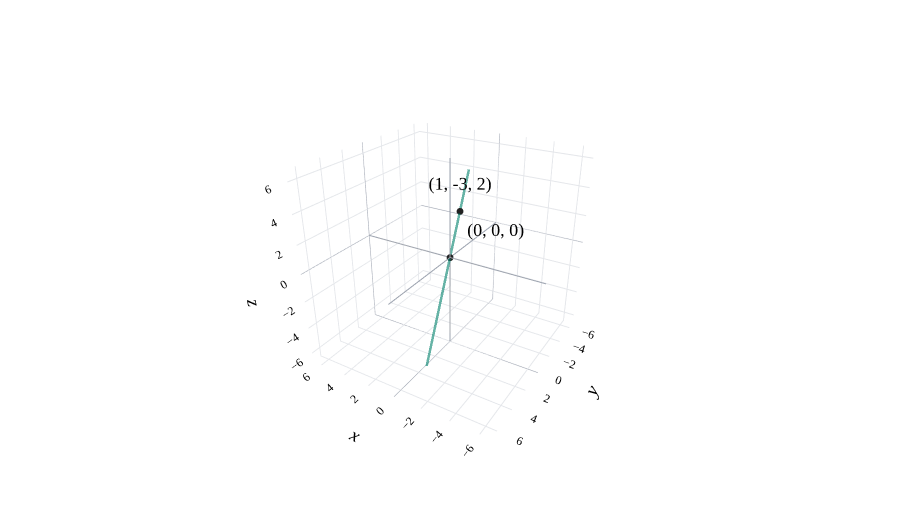

Here is the notebook cell this chart was saved with:
### Markdown cell above
### Example: Line through Origin ✅

Consider the set of all vectors in $\mathbb{R}^3$ that lie on the line spanned by $\begin{bmatrix} 1 \\ -3 \\ 2 \end{bmatrix}$. Is this a set a subspace of $\mathbb{R}^3$? This is the set

$$\{ \begin{bmatrix} 1 \\ -3 \\ 2 \end{bmatrix} \mid t \in \mathbb{R} \}$$

Visually, this line looks like

### Code cell
from pathlib import Path
import sys
_notes_root = next(p for p in [Path.cwd(), *Path.cwd().parents] if (p / 'myst.yml').exists())
if str(_notes_root) not in sys.path:
    sys.path.insert(0, str(_notes_root))
from plane_style import style_vector_figure, vector_label

from utils import plot_vectors
import numpy as np
import plotly.graph_objects as go

v = (1, -3, 2)

# Create the line spanned by v (all scalar multiples)
t = np.linspace(-2, 2, 100)
line_x = t * v[0]
line_y = t * v[1]
line_z = t * v[2]

fig = plot_vectors([((0, 0, 0), "#3d81f6", r"")], show_axis_labels=True, vdeltax=0.1)

# Add the line spanned by v to the 3D plot
fig.add_trace(
    go.Scatter3d(
        x=line_x,
        y=line_y,
        z=line_z,
        mode="lines",
        line=dict(color="rgba(0,77,64,0.6)", width=5),
        showlegend=False,
        hoverinfo="skip"
    )
)

# Draw small points at (0, 0, 0) and the tip of v
fig.add_trace(
    go.Scatter3d(
        x=[0, v[0]],
        y=[0, v[1]],
        z=[0, v[2]],
        mode="markers",
        marker=dict(size=4, color=["#222", "#222"]),
        showlegend=False,
        hoverinfo="skip"
    )
)

# Add annotations next to the two points: (0,0,0) and (2,-1,3)
fig.add_trace(
    go.Scatter3d(
        x=[0],
        y=[0],
        z=[0],
        mode="text",
        text=["(0, 0, 0)"],
        textposition="top right",
        showlegend=False,
        hoverinfo="skip"
    )
)
fig.add_trace(
    go.Scatter3d(
        x=[v[0]],
        y=[v[1]],
        z=[v[2]],
        mode="text",
        text=[f"({v[0]}, {v[1]}, {v[2]})"],
        textposition="top center",
        showlegend=False,
        hoverinfo="skip"
    )
)

# Add f0f0f0 lines at x=0, y=0, z=0 (non-removable)
axis_range = np.array([[-6, 6], [-6, 6], [-6, 6]])
# x-axis line (y=0, z=0)
fig.add_trace(
    go.Scatter3d(
        x=axis_range[0],
        y=[0, 0],
        z=[0, 0],
        mode="lines",
        line=dict(color="#aaa", width=1),
        showlegend=False,
        hoverinfo="skip"
    )
)
# y-axis line (x=0, z=0)
fig.add_trace(
    go.Scatter3d(
        x=[0, 0],
        y=axis_range[1],
        z=[0, 0],
        mode="lines",
        line=dict(color="#aaa", width=1),
        showlegend=False,
        hoverinfo="skip"
    )
)
# z-axis line (x=0, y=0)
fig.add_trace(
    go.Scatter3d(
        x=[0, 0],
        y=[0, 0],
        z=axis_range[2],
        mode="lines",
        line=dict(color="#aaa", width=1),
        showlegend=False,
        hoverinfo="skip"
    )
)

fig.update_layout(
    scene_camera=dict(
        eye=dict(x=-1.2, y=2, z=1.2)
    ),
    scene=dict(
        xaxis=dict(range=[-4, 4]),
        yaxis=dict(range=[-4, 4]),
        zaxis=dict(range=[-6, 6]),
        aspectmode="cube"
    ),
)

style_vector_figure(fig, height=520)
fig.show(renderer='plotly_mimetype')

### Figure 1 — Plotly figure (JSON) as saved in the notebook; plotly's stock layout.template omitted (floating-point values rounded to 4 significant figures)
{"data": [{"hovertemplate": "(%{x}, %{y}, %{z})<extra></extra>", "line": {"color": "#3d81f6", "width": 6}, "mode": "lines", "showlegend": false, "type": "scatter3d", "x": [0, 0], "y": [0, 0], "z": [0, 0]}, {"colorscale": [[0, "#3d81f6"], [1, "#3d81f6"]], "hoverinfo": "skip", "showlegend": false, "showscale": false, "sizemode": "raw", "sizeref": 0.4, "type": "cone", "u": [0.0], "v": [0.0], "visible": false, "w": [0.0], "x": [0], "y": [0], "z": [0]}, {"hoverinfo": "skip", "mode": "text", "showlegend": false, "text": [""], "textfont": {"color": "#3d81f6", "family": "Palatino Linotype, Palatino, serif", "size": 16}, "textposition": "middle center", "type": "scatter3d", "x": [0.1], "y": [0.3], "z": [0.3]}, {"hoverinfo": "skip", "line": {"color": "rgba(0,77,64,0.6)", "width": 5}, "mode": "lines", "showlegend": false, "type": "scatter3d", "x": [-2.0, -1.96, -1.919, -1.879, -1.838, -1.798, -1.758, -1.717, -1.677, -1.636, -1.596, -1.556, -1.515, -1.475, -1.434, -1.394, -1.354, -1.313, -1.273, -1.232, -1.192, -1.152, -1.111, -1.071, -1.03, -0.9899, -0.9495, -0.9091, -0.8687, -0.8283, -0.7879, -0.7475, -0.7071, -0.6667, -0.6263, -0.5859, -0.5455, -0.5051, -0.4646, -0.4242, -0.3838, -0.3434, -0.303, -0.2626, -0.2222, -0.1818, -0.1414, -0.101, -0.06061, -0.0202, 0.0202, 0.06061, 0.101, 0.1414, 0.1818, 0.2222, 0.2626, 0.303, 0.3434, 0.3838, 0.4242, 0.4646, 0.5051, 0.5455, 0.5859, 0.6263, 0.6667, 0.7071, 0.7475, 0.7879, 0.8283, 0.8687, 0.9091, 0.9495, 0.9899, 1.03, 1.071, 1.111, 1.152, 1.192, 1.232, 1.273, 1.313, 1.354, 1.394, 1.434, 1.475, 1.515, 1.556, 1.596, 1.636, 1.677, 1.717, 1.758, 1.798, 1.838, 1.879, 1.919, 1.96, 2.0], "y": [6.0, 5.879, 5.758, 5.636, 5.515, 5.394, 5.273, 5.152, 5.03, 4.909, 4.788, 4.667, 4.545, 4.424, 4.303, 4.182, 4.061, 3.939, 3.818, 3.697, 3.576, 3.455, 3.333, 3.212, 3.091, 2.97, 2.848, 2.727, 2.606, 2.485, 2.364, 2.242, 2.121, 2.0, 1.879, 1.758, 1.636, 1.515, 1.394, 1.273, 1.152, 1.03, 0.9091, 0.7879, 0.6667, 0.5455, 0.4242, 0.303, 0.1818, 0.06061, -0.06061, -0.1818, -0.303, -0.4242, -0.5455, -0.6667, -0.7879, -0.9091, -1.03, -1.152, -1.273, -1.394, -1.515, -1.636, -1.758, -1.879, -2.0, -2.121, -2.242, -2.364, -2.485, -2.606, -2.727, -2.848, -2.97, -3.091, -3.212, -3.333, -3.455, -3.576, -3.697, -3.818, -3.939, -4.061, -4.182, -4.303, -4.424, -4.545, -4.667, -4.788, -4.909, -5.03, -5.152, -5.273, -5.394, -5.515, -5.636, -5.758, -5.879, -6.0], "z": [-4.0, -3.919, -3.838, -3.758, -3.677, -3.596, -3.515, -3.434, -3.354, -3.273, -3.192, -3.111, -3.03, -2.949, -2.869, -2.788, -2.707, -2.626, -2.545, -2.465, -2.384, -2.303, -2.222, -2.141, -2.061, -1.98, -1.899, -1.818, -1.737, -1.657, -1.576, -1.495, -1.414, -1.333, -1.253, -1.172, -1.091, -1.01, -0.9293, -0.8485, -0.7677, -0.6869, -0.6061, -0.5253, -0.4444, -0.3636, -0.2828, -0.202, -0.1212, -0.0404, 0.0404, 0.1212, 0.202, 0.2828, 0.3636, 0.4444, 0.5253, 0.6061, 0.6869, 0.7677, 0.8485, 0.9293, 1.01, 1.091, 1.172, 1.253, 1.333, 1.414, 1.495, 1.576, 1.657, 1.737, 1.818, 1.899, 1.98, 2.061, 2.141, 2.222, 2.303, 2.384, 2.465, 2.545, 2.626, 2.707, 2.788, 2.869, 2.949, 3.03, 3.111, 3.192, 3.273, 3.354, 3.434, 3.515, 3.596, 3.677, 3.758, 3.838, 3.919, 4.0]}, {"hoverinfo": "skip", "marker": {"color": ["#222", "#222"], "size": 4}, "mode": "markers", "showlegend": false, "type": "scatter3d", "x": [0, 1], "y": [0, -3], "z": [0, 2]}, {"hoverinfo": "skip", "mode": "text", "showlegend": false, "text": ["(0, 0, 0)"], "textfont": {"family": "Palatino Linotype, Palatino, serif", "size": 18}, "textposition": "top right", "type": "scatter3d", "x": [0], "y": [0], "z": [0]}, {"hoverinfo": "skip", "mode": "text", "showlegend": false, "text": ["(1, -3, 2)"], "textfont": {"family": "Palatino Linotype, Palatino, serif", "size": 18}, "textposition": "top center", "type": "scatter3d", "x": [1], "y": [-3], "z": [2]}, {"hoverinfo": "skip", "line": {"color": "#aaa", "width": 1}, "mode": "lines", "showlegend": false, "type": "scatter3d", "x": [-6, 6], "y": [0, 0], "z": [0, 0]}, {"hoverinfo": "skip", "line": {"color": "#aaa", "width": 1}, "mode": "lines", "showlegend": false, "type": "scatter3d", "x": [0, 0], "y": [-6, 6], "z": [0, 0]}, {"hoverinfo": "skip", "line": {"color": "#aaa", "width": 1}, "mode": "lines", "showlegend": false, "type": "scatter3d", "x": [0, 0], "y": [0, 0], "z": [-6, 6]}, {"hoverinfo": "skip", "line": {"color": "#9ca3af", "width": 2}, "mode": "lines", "scene": "scene", "showlegend": false, "type": "scatter3d", "x": [-6.72, 6.72], "y": [-0.0, 0.0], "z": [-0.0, 0.0]}, {"hoverinfo": "skip", "line": {"color": "#9ca3af", "width": 2}, "mode": "lines", "scene": "scene", "showlegend": false, "type": "scatter3d", "x": [-0.0, 0.0], "y": [-6.72, 6.72], "z": [-0.0, 0.0]}, {"hoverinfo": "skip", "line": {"color": "#9ca3af", "width": 2}, "mode": "lines", "scene": "scene", "showlegend": false, "type": "scatter3d", "x": [-0.0, 0.0], "y": [-0.0, 0.0], "z": [-6.72, 6.72]}], "layout": {"autosize": true, "font": {"color": "black", "family": "Palatino Linotype, Palatino, serif", "size": 16}, "height": 520, "margin": {"b": 40, "l": 20, "r": 20, "t": 35}, "paper_bgcolor": "white", "plot_bgcolor": "white", "scene": {"aspectmode": "cube", "aspectratio": {"x": 1.2, "y": 1.2, "z": 0.8}, "bgcolor": "white", "camera": {"eye": {"x": -1.2, "y": 2, "z": 1.2}}, "xaxis": {"backgroundcolor": "white", "gridcolor": "#e5e7eb", "range": [-6.72, 6.72], "showbackground": true, "showspikes": false, "tickfont": {"family": "Palatino Linotype, Palatino, serif", "size": 12}, "title": {"text": "<i>x</i>"}, "zerolinecolor": "#9ca3af"}, "yaxis": {"backgroundcolor": "white", "gridcolor": "#e5e7eb", "range": [-6.72, 6.72], "showbackground": true, "showspikes": false, "tickfont": {"family": "Palatino Linotype, Palatino, serif", "size": 12}, "title": {"text": "<i>y</i>"}, "zerolinecolor": "#9ca3af"}, "zaxis": {"backgroundcolor": "white", "gridcolor": "#e5e7eb", "range": [-6.72, 6.72], "showbackground": true, "showspikes": false, "tickfont": {"family": "Palatino Linotype, Palatino, serif", "size": 12}, "title": {"text": "<i>z</i>"}, "zerolinecolor": "#9ca3af"}}}}
